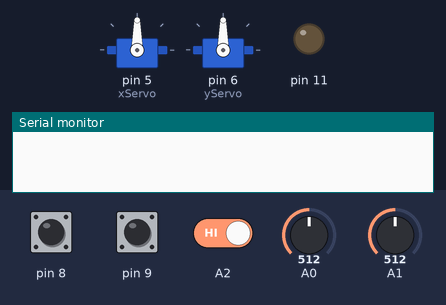
Recording of a sketch running on a simulated Arduino Uno, built with avr-gcc and run on an emulated ATmega328P. Shown: 2 × servo, output pins drawn as LEDs (lit = HIGH), the last lines printed to the serial monitor. The test bench sets the inputs (shaded band); at power-on: pin 8 HIGH, A0 = 512, A1 = 512, A2 HIGH, pin 9 HIGH.

Above: at 1.2 s.
1.3 s: pin 8 pulled LOW for 3.2 s
At 2.0 s:
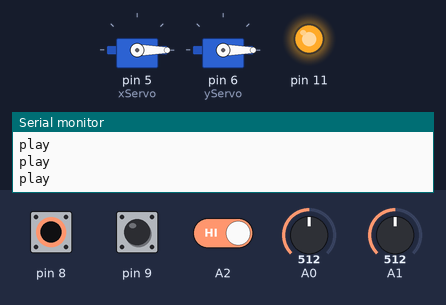
6.0 s: A0 set to 716
At 7.0 s:
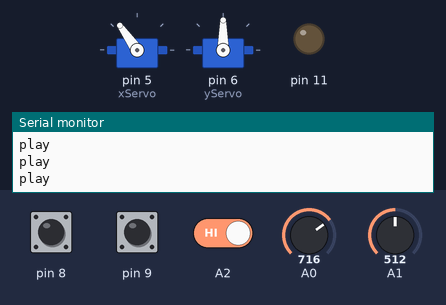
7.5 s: A1 set to 716
At 8.1 s:
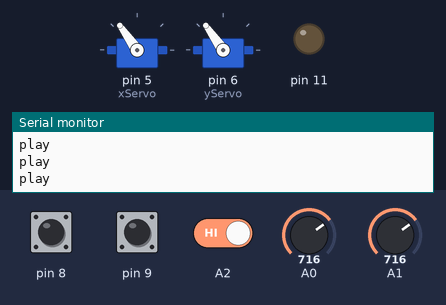
9.0 s: A2 driven LOW
At 10.2 s:
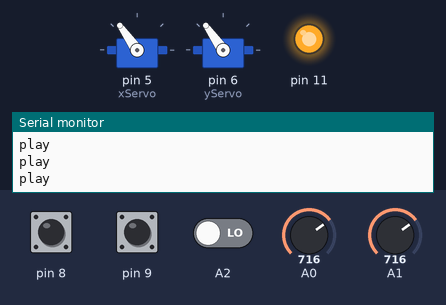
10.5 s: A0 set to 900
At 11.6 s:
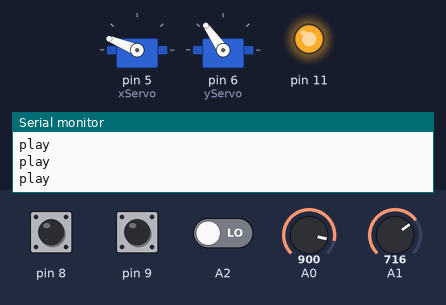
12.0 s: A1 set to 900
At 12.7 s:
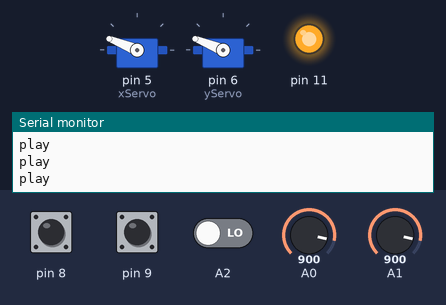
Timing chart, 0 to 14.5 s (numbered marks = the images above; inputs shaded):
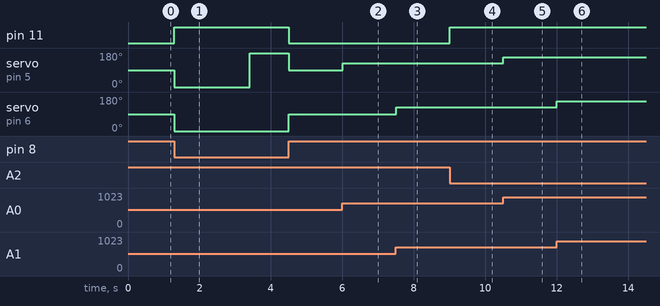

Measured:
- after the input at 1.3 s, pin 11: LOW → HIGH at once, → LOW 3.2 s later; servo on pin 5 (xServo): 90° → 0° at once, → 180° 2.1 s later, → 90° 1.1 s later; servo on pin 6 (yServo): 90° → 0° at once, → 90° 3.2 s later
- after the input at 6.0 s, servo on pin 5 (xServo): 90° → 125° at once
- after the input at 7.5 s, servo on pin 6 (yServo): 90° → 125° at once
- after the input at 9.0 s, pin 11: LOW → HIGH at once
- after the input at 10.5 s, servo on pin 5 (xServo): 125° → 158° at once
- after the input at 12.0 s, servo on pin 6 (yServo): 125° → 158° at once

The sketch:

moving_head.ino
```cpp
#include <Servo.h>

Servo xServo;
Servo yServo;

byte currentIndex = 0;
volatile byte xServoValues[200];
volatile byte yServoValues[200];
volatile byte lightValues[200];

void setup() {
  // put your setup code here, to run once:
  Serial.begin(9600);
  xServo.attach(5);
  yServo.attach(6);
  pinMode(A2, INPUT);
  pinMode(11, OUTPUT);
  pinMode(9, INPUT_PULLUP);
  pinMode(8, INPUT_PULLUP);
}

void loop() {
  // put your main code here, to run repeatedly:
  byte x = map(analogRead(0), 0, 1023, 0, 180);
  byte y = map(analogRead(1), 0, 1023, 0, 180);
  byte light = digitalRead(A2);

  if (!digitalRead(9)) {
    //recording
    if (currentIndex < 200) {
      xServoValues[currentIndex] = x;
      yServoValues[currentIndex] = y;
      lightValues[currentIndex] = light;

      currentIndex++;
    } else {
      Serial.println("full memory");
    }

  } else if (!digitalRead(8)) {
    Serial.println("play");
    //playback
    xServo.write(xServoValues[currentIndex]);
    yServo.write(yServoValues[currentIndex]);

    if (lightValues[currentIndex] == 0) {
      digitalWrite(11, HIGH);
    } else {
      digitalWrite(11, LOW);
    }

    if (currentIndex < 200) {
      currentIndex++;
    }

  } else {
    //not recording
    currentIndex = 0;
  }

  if (digitalRead(8)) {
    if (light == 0) {
      digitalWrite(11, HIGH);
    } else {
      digitalWrite(11, LOW);
    }

    xServo.write(x);
    yServo.write(y);
  }

  delay(10);
}
```
